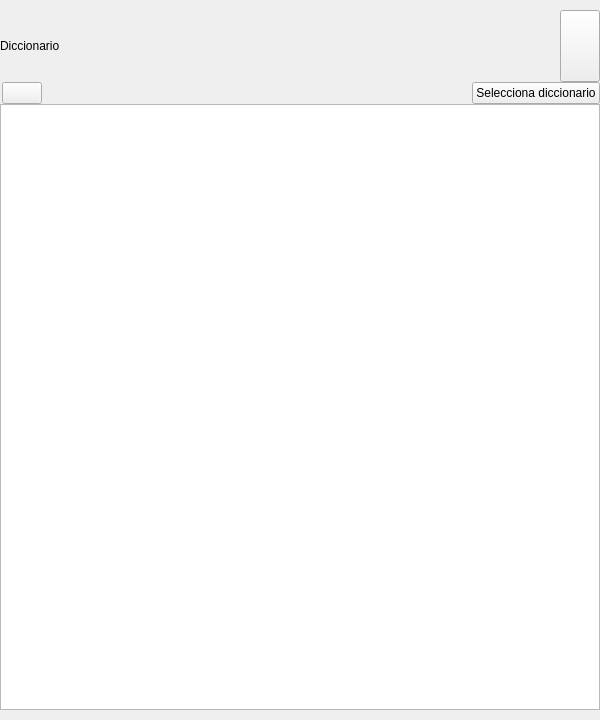
<?xml version="1.0" encoding="UTF-8"?>
<ui version="4.0">
 <class>ViewerDictionaryDefinitionPopup</class>
 <widget class="QWidget" name="ViewerDictionaryDefinitionPopup">
  <property name="geometry">
   <rect>
    <x>0</x>
    <y>0</y>
    <width>600</width>
    <height>720</height>
   </rect>
  </property>
  <property name="minimumSize">
   <size>
    <width>600</width>
    <height>720</height>
   </size>
  </property>
  <property name="maximumSize">
   <size>
    <width>600</width>
    <height>720</height>
   </size>
  </property>
  <property name="windowTitle">
   <string>Form</string>
  </property>
  <property name="styleSheet">
   <string notr="true"/>
  </property>
  <layout class="QVBoxLayout" name="verticalLayout_2">
   <property name="spacing">
    <number>0</number>
   </property>
   <property name="leftMargin">
    <number>0</number>
   </property>
   <property name="topMargin">
    <number>10</number>
   </property>
   <property name="rightMargin">
    <number>0</number>
   </property>
   <property name="bottomMargin">
    <number>10</number>
   </property>
   <item>
    <widget class="QWidget" name="arrowCont" native="true">
     <property name="maximumSize">
      <size>
       <width>16777215</width>
       <height>19</height>
      </size>
     </property>
     <widget class="QLabel" name="topArrowLbl">
      <property name="geometry">
       <rect>
        <x>50</x>
        <y>2</y>
        <width>24</width>
        <height>17</height>
       </rect>
      </property>
      <property name="text">
       <string/>
      </property>
      <property name="indent">
       <number>0</number>
      </property>
     </widget>
    </widget>
   </item>
   <item>
    <widget class="QFrame" name="popupCont">
     <property name="minimumSize">
      <size>
       <width>0</width>
       <height>0</height>
      </size>
     </property>
     <property name="maximumSize">
      <size>
       <width>10000</width>
       <height>10000</height>
      </size>
     </property>
     <layout class="QVBoxLayout" name="verticalLayout">
      <property name="spacing">
       <number>0</number>
      </property>
      <property name="margin">
       <number>0</number>
      </property>
      <item>
       <widget class="QFrame" name="headerPopup">
        <property name="minimumSize">
         <size>
          <width>0</width>
          <height>72</height>
         </size>
        </property>
        <property name="maximumSize">
         <size>
          <width>16777215</width>
          <height>72</height>
         </size>
        </property>
        <layout class="QHBoxLayout" name="horizontalLayout">
         <property name="spacing">
          <number>0</number>
         </property>
         <property name="margin">
          <number>0</number>
         </property>
         <item>
          <widget class="QLabel" name="label">
           <property name="text">
            <string>Diccionario</string>
           </property>
          </widget>
         </item>
         <item>
          <spacer name="horizontalSpacer">
           <property name="orientation">
            <enum>Qt::Horizontal</enum>
           </property>
           <property name="sizeHint" stdset="0">
            <size>
             <width>40</width>
             <height>20</height>
            </size>
           </property>
          </spacer>
         </item>
         <item>
          <widget class="QPushButton" name="closeBtn">
           <property name="sizePolicy">
            <sizepolicy hsizetype="Minimum" vsizetype="Expanding">
             <horstretch>0</horstretch>
             <verstretch>0</verstretch>
            </sizepolicy>
           </property>
           <property name="focusPolicy">
            <enum>Qt::NoFocus</enum>
           </property>
           <property name="text">
            <string/>
           </property>
          </widget>
         </item>
        </layout>
       </widget>
      </item>
      <item>
       <layout class="QHBoxLayout" name="horizontalLayout_3">
        <property name="spacing">
         <number>0</number>
        </property>
        <property name="leftMargin">
         <number>2</number>
        </property>
        <property name="topMargin">
         <number>0</number>
        </property>
        <item>
         <widget class="QPushButton" name="backSearchBtn">
          <property name="sizePolicy">
           <sizepolicy hsizetype="Minimum" vsizetype="Minimum">
            <horstretch>0</horstretch>
            <verstretch>0</verstretch>
           </sizepolicy>
          </property>
          <property name="text">
           <string/>
          </property>
         </widget>
        </item>
        <item>
         <spacer name="horizontalSpacer_2">
          <property name="orientation">
           <enum>Qt::Horizontal</enum>
          </property>
          <property name="sizeHint" stdset="0">
           <size>
            <width>40</width>
            <height>20</height>
           </size>
          </property>
         </spacer>
        </item>
        <item>
         <widget class="QPushButton" name="changeDictionaryBtn">
          <property name="text">
           <string>Selecciona diccionario</string>
          </property>
         </widget>
        </item>
       </layout>
      </item>
      <item>
       <widget class="bqQTextBrowser" name="dictionaryDefinitionTextBrowser">
        <property name="textInteractionFlags">
         <set>Qt::NoTextInteraction</set>
        </property>
       </widget>
      </item>
      <item>
       <widget class="ViewerVerticalPagerPopup" name="VerticalPagerPopup" native="true">
        <layout class="QHBoxLayout" name="horizontalLayout_2">
         <property name="spacing">
          <number>0</number>
         </property>
         <property name="margin">
          <number>0</number>
         </property>
        </layout>
       </widget>
      </item>
     </layout>
    </widget>
   </item>
  </layout>
 </widget>
 <customwidgets>
  <customwidget>
   <class>ViewerVerticalPagerPopup</class>
   <extends>QWidget</extends>
   <header>ViewerVerticalPagerPopup.h</header>
   <container>1</container>
  </customwidget>
  <customwidget>
   <class>bqQTextBrowser</class>
   <extends>QTextBrowser</extends>
   <header location="global">bqQTextBrowser.h</header>
  </customwidget>
 </customwidgets>
 <resources>
  <include location="../Viewer800.qrc"/>
 </resources>
 <connections/>
</ui>
